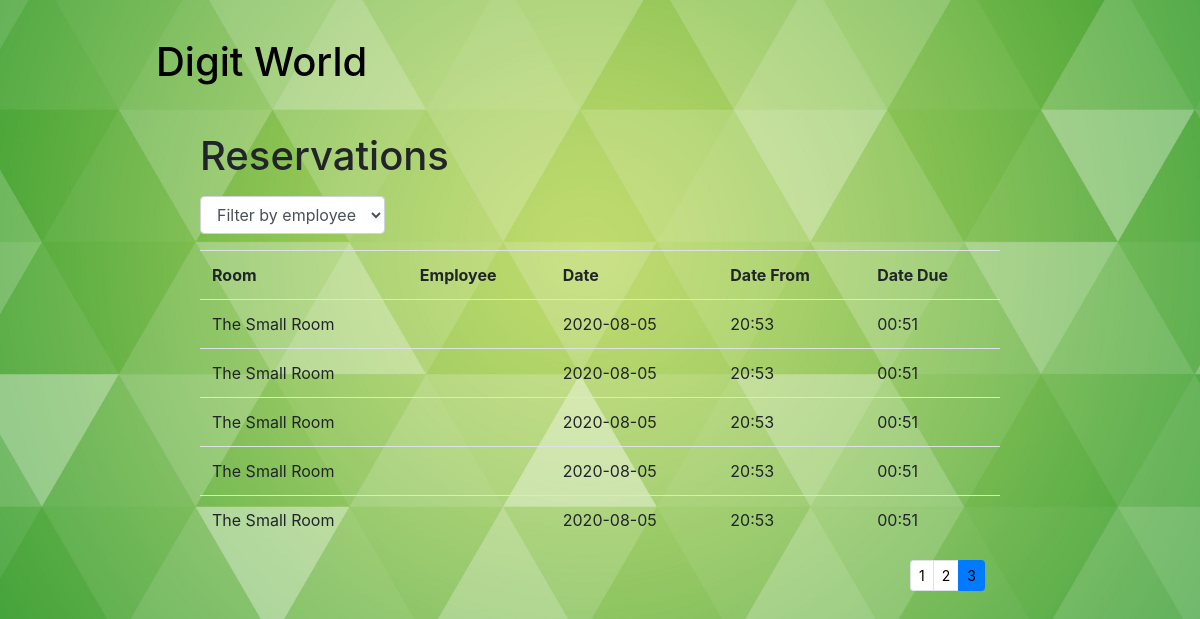
/reservations/history/?page=3 (signed in), run on the app's committed database.
### reservations/models.py (models this page shows, shortened)
class Reservations(models.Model):
    room_id = models.ForeignKey(Rooms, on_delete=models.SET_NULL, null=True, db_constraint=False)
    employee_id = models.ForeignKey(Employee, on_delete=models.SET_NULL, null=True, db_constraint=False)
    date = models.DateField('Date', null=False, default=datetime.now, blank=False)
    time_from = models.TimeField('Time From', null=False, blank=False)
    time_due = models.TimeField('Time Due', null=False, blank=False)
    STATUS = (
        ('w', ('waiting')),
        ('d', ('done')),
        ('x', ('canceled')),
    )
    status = models.CharField(max_length=1,
                              choices=STATUS,
                              blank=True,
                              default='w',
                              help_text=('Status')
                              )

class Rooms(models.Model):
    name = models.CharField('Name', max_length=200)
    def __str__(self):
        return self.name
    class Meta:
        verbose_name = "Room"
        verbose_name_plural = "Rooms"

### reservations/views.py (the view)
# urls.py: path('history/', views.reservations_list, name='all_reservations'),
@login_required
def reservations_list(request):
    paginator = Paginator(Reservations.objects.order_by('-date').all(), 5)
    page_number = request.GET.get('page')
    reservations = paginator.get_page(page_number)
    employees = Employee.objects.all()
    context = {
        'reservations': reservations,
        'employees': employees
    }
    return render(request, 'reservations_ListView.html', context=context)

### reservations/templates/reservations_ListView.html (shortened to what this page needs)
{% extends "base.html" %}
{% block content %}
<h1>Reservations</h1>
<p>
<form action="{% url 'search' %}" method="get" class="form-inline my-2 my-md-0">
     <div class="form-group">
    <select class="form-control" name="query" type="text" id="exampleFormControlSelect1" onchange="this.form.submit()">
      <option selected>Filter by employee</option>
    </select>
  </div>
</form>
</p>
<div class="visits-list">
    <table class="table table-hover">
        {%if reservations%}
        <tr>
            <th scope="col">Room</th>
            <th scope="col">Employee</th>
            <th scope="col">Date</th>
            <th scope="col">Date From</th>
            <th scope="col">Date Due</th>
        </tr>
        {%for reservation in reservations%}
        <tr>
            <td>{{reservation.room_id}}</td>
            <td>{{reservation.employee_id}}</td>
            <td>{{reservation.date|date:"Y-m-d"}}</td>
            <td>{{reservation.time_from|date:"H:i"}}</td>
            <td>{{reservation.time_due|date:"H:i"}}</td>
            {%endfor%}
    </table>
    <div class="container puslapiai">
        <nav aria-label="...">
            {% if reservations.has_other_pages %}
            <ul class="pagination pagination-sm justify-content-end">
                {% for i in reservations.paginator.page_range %}
                {% if reservations.number == i %}
                <li class="page-item active">
                    <a class="page-link" href="#">{{ i }}</a>
                </li>
                {% else %}
                <li class="page-item">
                    <a class="page-link" href="?page={{ i }}">{{ i }}</a>
                </li>
                {% endif %}
                {% endfor %}
            </ul>
            {% endif %}
        </nav>
    </div>
</div>
{% endif %}
{% endblock %}

### reservations/static/css/styles.css (style rules this page uses)
* { box-sizing: border-box; }
a { color: black!important; text-decoration: none; }
body { background: url('../image/cover.jpg')no-repeat center center fixed; -webkit-background-size: cover; -moz-background-size: cover; -o-background-size: cover; background-size: cover; font-family: 'Heebo', sans-serif; color: white; }

### data on the page
Reservations: room_id "The Small Room", date "2020-08-05", time_from "20:53", time_due "00:51"
Reservations: room_id "The Small Room", date "2020-08-05", time_from "20:53", time_due "00:51"
Reservations: room_id "The Small Room", date "2020-08-05", time_from "20:53", time_due "00:51"
Reservations: room_id "The Small Room", date "2020-08-05", time_from "20:53", time_due "00:51"
Reservations: room_id "The Small Room", date "2020-08-05", time_from "20:53", time_due "00:51"

### other printed values
{{ i }} "1" "2"
{{ i }} "3"
